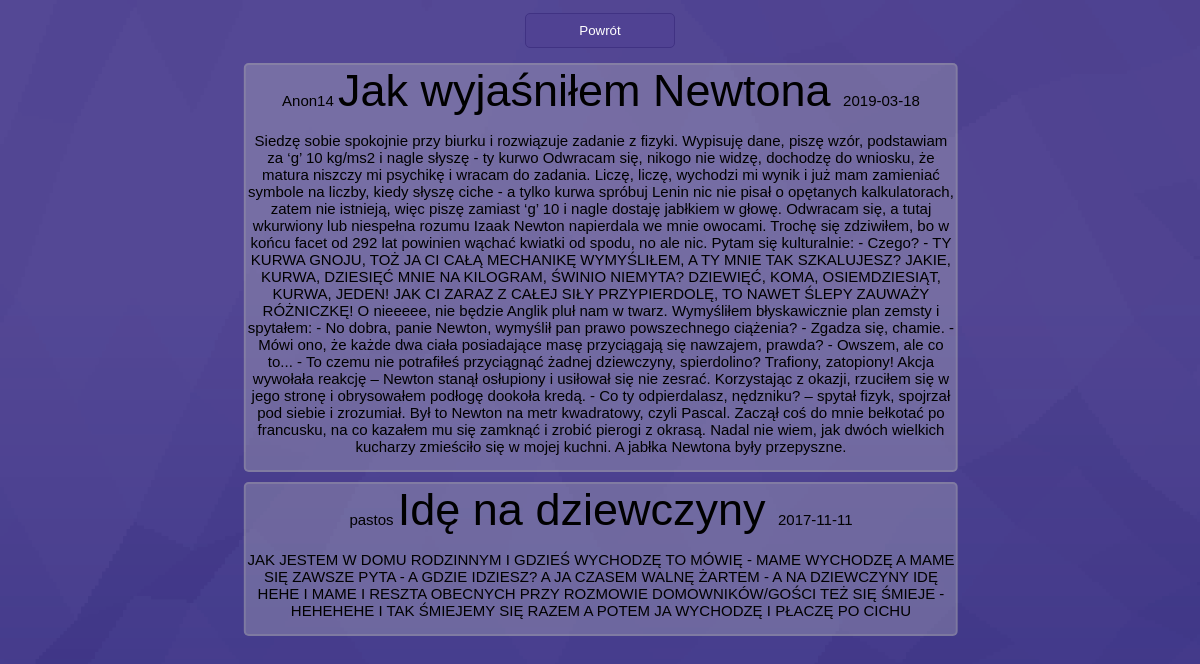
Page /klasyki.php on the committed database.
### tables this page shows
CREATE TABLE `klasyki` (
  `id` int(11) NOT NULL,
  `autor` text NOT NULL,
  `tytul` text NOT NULL,
  `data` date NOT NULL,
  `tresc` longtext NOT NULL
);

### klasyki.php (the view, shortened to what this page needs)
<!DOCTYPE html>
<html lang="en" dir="ltr">
  <head>
    <link rel="stylesheet" href="main.css">
  </head>
  <body>
    <?php
    echo '<button onclick="window.location.href=\'main.php\'">Powrót</button><br>';
    $con = mysqli_connect('localhost','root','','projektingty') or die (mysqli_error());
    mysqli_query($con,'SET NAMES \'utf8\'');
    $query = "SELECT * FROM klasyki";
    $result = mysqli_query($con,$query) or die(mysqli_error());
    $i = 0;
    while ($row = mysqli_fetch_assoc($result)) {
        echo '<div class=\'export\'>';
        foreach($row as $key => $field) {
            if($i==1){
              echo '<p class=\'autor\'>  ' . htmlspecialchars($field) . '  </p>';
            }
            if($i==2){
              echo '<p class=\'tytul\'>  ' . htmlspecialchars($field) . '  </p>';
            }
            if($i==3){
              echo '<p class=\'data\'>  ' . htmlspecialchars($field) . '  </p><br>';
            }
            if($i==4){
              echo '<p class=\'tresc\'>  ' . htmlspecialchars($field) . '  </p>';
            }
            $i++;
            if($i==5){
              $i=0;
            }
        }
        echo '</div>';
    }
    ?>
  </body>
</html>

### main.css (style rules this page uses)
body { background: url('bg.png'); color: #fc0; text-align: center; font-family: "Lucida Sans Unicode", "Lucida Grande", sans-serif; }
button { width: 150px; height: 35px; border-radius: 5px; border: solid 1px #403283; margin: 5px; background: #504293; text-align: center; color: white; }
.autor { color: black; font-size: 15px; display: inline; }
.tytul { color: black; font-size: 45px; display: inline; }
.data { color: black; font-size: 15px; display: inline; }
.tresc { color: black; font-size: 15px; }
.export { width: 60%; background: rgba(200,200,200,0.3); border-radius: 5px; border: solid 2px rgba(170,170,170,0.3); margin: 10px 0px 10px 0px; -ms-transform: translateX(33%); transform: translateX(33%); }

### rows in the picture
klasyki: autor "Anon14", tytul "Jak wyjaśniłem Newtona", data "2019-03-18", tresc "Siedzę sobie spokojnie przy biurku i rozwiązuje zadanie z fizyki. Wypisuję dane, piszę wzór, podstawiam za ‘g’ 10 kg/ms2 i nagle słyszę - ty kurwo Odwracam się, nikogo nie widzę, dochodzę do wniosku, że matura niszczy mi psychikę i wracam do zadania. Liczę, liczę, wychodzi mi wynik i już mam zamieniać symbole na liczby, kiedy słyszę ciche - a tylko kurwa spróbuj Lenin nic nie pisał o opętanych kalkulatorach, zatem nie istnieją, więc piszę zamiast ‘g’ 10 i nagle dostaję jabłkiem w głowę. Odwracam się, a tutaj wkurwiony lub niespełna rozumu Izaak Newton napierdala we mnie owocami. Trochę się zdziwiłem, bo w końcu facet od 292 lat powinien wąchać kwiatki od spodu, no ale nic. Pytam się…"
klasyki: autor "pastos", tytul "Idę na dziewczyny", data "2017-11-11", tresc "JAK JESTEM W DOMU RODZINNYM I GDZIEŚ WYCHODZĘ TO MÓWIĘ - MAME WYCHODZĘ A MAME SIĘ ZAWSZE PYTA - A GDZIE IDZIESZ? A JA CZASEM WALNĘ ŻARTEM - A NA DZIEWCZYNY IDĘ HEHE I MAME I RESZTA OBECNYCH PRZY ROZMOWIE DOMOWNIKÓW/GOŚCI TEŻ SIĘ ŚMIEJE -HEHEHEHE I TAK ŚMIEJEMY SIĘ RAZEM A POTEM JA WYCHODZĘ I PŁACZĘ PO CICHU"
